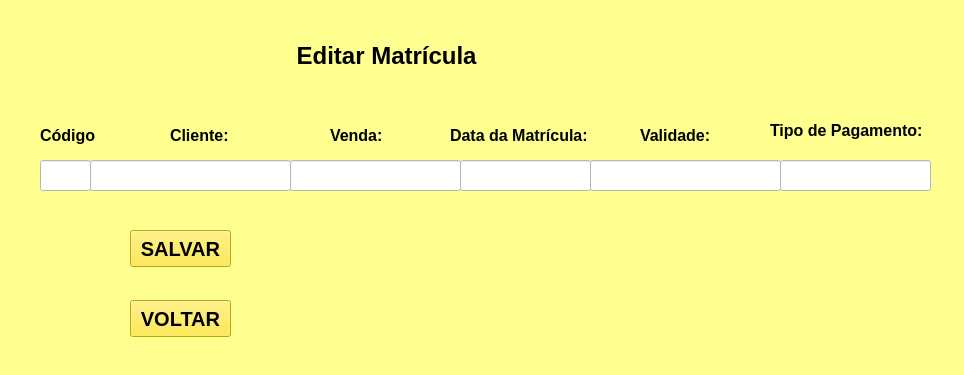
<?xml version="1.0" encoding="UTF-8"?>
<ui version="4.0">
 <class>Form</class>
 <widget class="QWidget" name="Form">
  <property name="geometry">
   <rect>
    <x>0</x>
    <y>0</y>
    <width>964</width>
    <height>375</height>
   </rect>
  </property>
  <property name="windowTitle">
   <string>Form</string>
  </property>
  <property name="styleSheet">
   <string notr="true">
background-color: rgb(254, 255, 142);</string>
  </property>
  <widget class="QLabel" name="label">
   <property name="geometry">
    <rect>
     <x>290</x>
     <y>30</y>
     <width>211</width>
     <height>51</height>
    </rect>
   </property>
   <property name="maximumSize">
    <size>
     <width>16777214</width>
     <height>16777210</height>
    </size>
   </property>
   <property name="font">
    <font>
     <pointsize>18</pointsize>
     <weight>75</weight>
     <bold>true</bold>
    </font>
   </property>
   <property name="styleSheet">
    <string notr="true">background-color: rgb(254, 255, 142);</string>
   </property>
   <property name="text">
    <string> Editar Matrícula</string>
   </property>
  </widget>
  <widget class="QLabel" name="label_4">
   <property name="geometry">
    <rect>
     <x>170</x>
     <y>120</y>
     <width>81</width>
     <height>31</height>
    </rect>
   </property>
   <property name="font">
    <font>
     <pointsize>12</pointsize>
     <weight>75</weight>
     <bold>true</bold>
    </font>
   </property>
   <property name="styleSheet">
    <string notr="true">background-color: rgb(254, 255, 142);</string>
   </property>
   <property name="text">
    <string>Cliente:</string>
   </property>
  </widget>
  <widget class="QLabel" name="label_8">
   <property name="geometry">
    <rect>
     <x>330</x>
     <y>120</y>
     <width>81</width>
     <height>31</height>
    </rect>
   </property>
   <property name="font">
    <font>
     <pointsize>12</pointsize>
     <weight>75</weight>
     <bold>true</bold>
    </font>
   </property>
   <property name="styleSheet">
    <string notr="true">background-color: rgb(254, 255, 142);</string>
   </property>
   <property name="text">
    <string>Venda:</string>
   </property>
  </widget>
  <widget class="QLabel" name="label_5">
   <property name="geometry">
    <rect>
     <x>640</x>
     <y>120</y>
     <width>81</width>
     <height>31</height>
    </rect>
   </property>
   <property name="font">
    <font>
     <pointsize>12</pointsize>
     <weight>75</weight>
     <bold>true</bold>
    </font>
   </property>
   <property name="styleSheet">
    <string notr="true">background-color: rgb(254, 255, 142);</string>
   </property>
   <property name="text">
    <string>Validade:</string>
   </property>
  </widget>
  <widget class="QLineEdit" name="lineEdit">
   <property name="geometry">
    <rect>
     <x>40</x>
     <y>160</y>
     <width>51</width>
     <height>31</height>
    </rect>
   </property>
   <property name="styleSheet">
    <string notr="true">background-color: rgb(255, 255, 255);</string>
   </property>
  </widget>
  <widget class="QLabel" name="label_9">
   <property name="geometry">
    <rect>
     <x>770</x>
     <y>110</y>
     <width>171</width>
     <height>41</height>
    </rect>
   </property>
   <property name="font">
    <font>
     <pointsize>12</pointsize>
     <weight>75</weight>
     <bold>true</bold>
    </font>
   </property>
   <property name="styleSheet">
    <string notr="true">background-color: rgb(254, 255, 142);</string>
   </property>
   <property name="text">
    <string>Tipo de Pagamento:</string>
   </property>
  </widget>
  <widget class="QLineEdit" name="lineEdit_2">
   <property name="geometry">
    <rect>
     <x>90</x>
     <y>160</y>
     <width>201</width>
     <height>31</height>
    </rect>
   </property>
   <property name="styleSheet">
    <string notr="true">background-color: rgb(255, 255, 255);</string>
   </property>
  </widget>
  <widget class="QLabel" name="label_7">
   <property name="geometry">
    <rect>
     <x>450</x>
     <y>120</y>
     <width>151</width>
     <height>31</height>
    </rect>
   </property>
   <property name="font">
    <font>
     <pointsize>12</pointsize>
     <weight>75</weight>
     <bold>true</bold>
    </font>
   </property>
   <property name="styleSheet">
    <string notr="true">background-color: rgb(254, 255, 142);</string>
   </property>
   <property name="text">
    <string>Data da Matrícula:</string>
   </property>
  </widget>
  <widget class="QPushButton" name="pushButton">
   <property name="geometry">
    <rect>
     <x>130</x>
     <y>230</y>
     <width>101</width>
     <height>37</height>
    </rect>
   </property>
   <property name="font">
    <font>
     <pointsize>15</pointsize>
     <weight>75</weight>
     <bold>true</bold>
    </font>
   </property>
   <property name="styleSheet">
    <string notr="true">background-color: rgb(255, 232, 34);</string>
   </property>
   <property name="text">
    <string>SALVAR</string>
   </property>
  </widget>
  <widget class="QPushButton" name="pushButton_2">
   <property name="geometry">
    <rect>
     <x>130</x>
     <y>300</y>
     <width>101</width>
     <height>37</height>
    </rect>
   </property>
   <property name="font">
    <font>
     <pointsize>15</pointsize>
     <weight>75</weight>
     <bold>true</bold>
    </font>
   </property>
   <property name="styleSheet">
    <string notr="true">background-color: rgb(255, 232, 34);</string>
   </property>
   <property name="text">
    <string>VOLTAR</string>
   </property>
  </widget>
  <widget class="QLineEdit" name="lineEdit_3">
   <property name="geometry">
    <rect>
     <x>290</x>
     <y>160</y>
     <width>171</width>
     <height>31</height>
    </rect>
   </property>
   <property name="styleSheet">
    <string notr="true">background-color: rgb(255, 255, 255);</string>
   </property>
  </widget>
  <widget class="QLineEdit" name="lineEdit_4">
   <property name="geometry">
    <rect>
     <x>460</x>
     <y>160</y>
     <width>131</width>
     <height>31</height>
    </rect>
   </property>
   <property name="styleSheet">
    <string notr="true">background-color: rgb(255, 255, 255);</string>
   </property>
  </widget>
  <widget class="QLabel" name="label_6">
   <property name="geometry">
    <rect>
     <x>250</x>
     <y>140</y>
     <width>461</width>
     <height>251</height>
    </rect>
   </property>
   <property name="styleSheet">
    <string notr="true">background-color: rgb(254, 255, 142);</string>
   </property>
   <property name="text">
    <string/>
   </property>
   <property name="pixmap">
    <pixmap>logoacademiaOF-removebg-preview (1).png</pixmap>
   </property>
   <property name="scaledContents">
    <bool>true</bool>
   </property>
  </widget>
  <widget class="QLineEdit" name="lineEdit_5">
   <property name="geometry">
    <rect>
     <x>590</x>
     <y>160</y>
     <width>191</width>
     <height>31</height>
    </rect>
   </property>
   <property name="styleSheet">
    <string notr="true">background-color: rgb(255, 255, 255);</string>
   </property>
  </widget>
  <widget class="QLabel" name="label_10">
   <property name="geometry">
    <rect>
     <x>40</x>
     <y>120</y>
     <width>81</width>
     <height>31</height>
    </rect>
   </property>
   <property name="font">
    <font>
     <pointsize>12</pointsize>
     <weight>75</weight>
     <bold>true</bold>
    </font>
   </property>
   <property name="styleSheet">
    <string notr="true">background-color: rgb(254, 255, 142);</string>
   </property>
   <property name="text">
    <string>Código</string>
   </property>
  </widget>
  <widget class="QLineEdit" name="lineEdit_6">
   <property name="geometry">
    <rect>
     <x>780</x>
     <y>160</y>
     <width>151</width>
     <height>31</height>
    </rect>
   </property>
   <property name="styleSheet">
    <string notr="true">background-color: rgb(255, 255, 255);</string>
   </property>
  </widget>
  <zorder>label_6</zorder>
  <zorder>label</zorder>
  <zorder>label_4</zorder>
  <zorder>label_8</zorder>
  <zorder>label_5</zorder>
  <zorder>lineEdit</zorder>
  <zorder>label_9</zorder>
  <zorder>lineEdit_2</zorder>
  <zorder>label_7</zorder>
  <zorder>pushButton</zorder>
  <zorder>pushButton_2</zorder>
  <zorder>lineEdit_3</zorder>
  <zorder>lineEdit_4</zorder>
  <zorder>lineEdit_5</zorder>
  <zorder>label_10</zorder>
  <zorder>lineEdit_6</zorder>
 </widget>
 <resources/>
 <connections/>
</ui>
